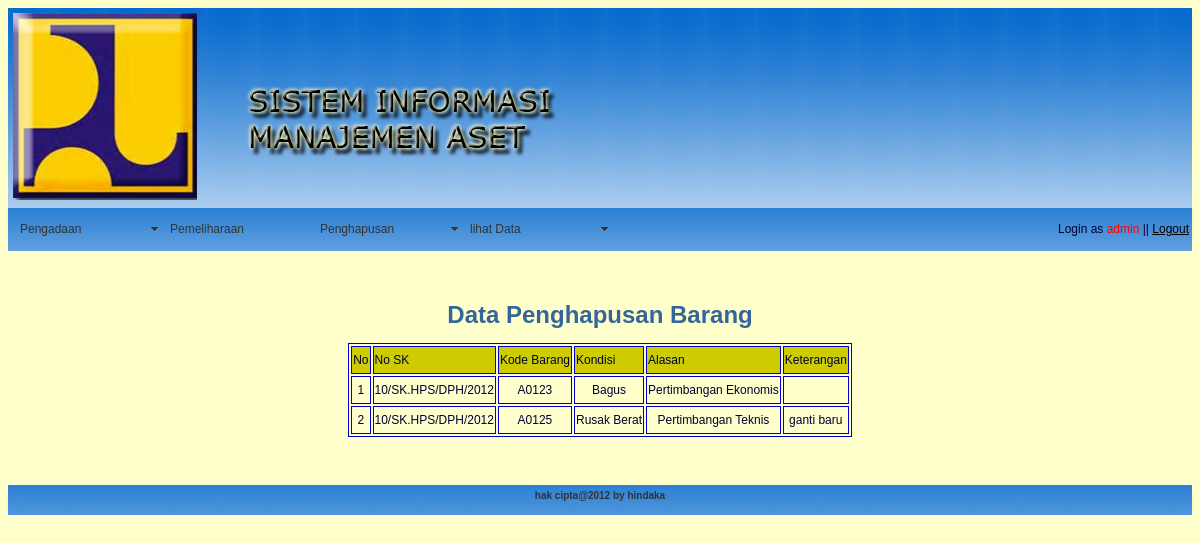
/lihat_pembukuan.php (signed in), run on the app's committed database.
### tables this page shows
CREATE TABLE IF NOT EXISTS `pembukuan` (
  `id_pembukuan` int(11) NOT NULL,
  `no_sk` varchar(30) NOT NULL,
  `kd_brg` varchar(5) NOT NULL,
  `kondisi` varchar(20) NOT NULL,
  `alasan` varchar(50) NOT NULL,
  `keterangan` text,
  PRIMARY KEY (`id_pembukuan`),
  KEY `no_sk` (`no_sk`),
  KEY `kd_brg` (`kd_brg`)
);

### lihat_pembukuan.php (the view, shortened to what this page needs)
<?php
include('procedure.php');
?>
<!DOCTYPE html PUBLIC "-//W3C//DTD XHTML 1.0 Transitional//EN" "http://www.w3.org/TR/xhtml1/DTD/xhtml1-transitional.dtd">
<html xmlns="http://www.w3.org/1999/xhtml">
<head>
<link href="style/Level3_3.css" rel="stylesheet" type="text/css" />
<link href="SpryAssets/SpryMenuBarHorizontal.css" rel="stylesheet" type="text/css">
</head>
<body>
<div class="header">
	<div id="logo">
    	<div id="tulis"></div>
    </div>
</div>
<div class="nav">
    	<table border="0" width="100%">
        	<tr>
           	  <td><?php echo menu_navigasi(); ?></td>
   			  <td align="right">Login as <font color="#FF0000"><?php echo $_SESSION['username']; ?></font> || <a href="logout.php">Logout</a></td>
            </tr>
        </table>
</div>
<div>
    	<div>
        <p>&nbsp;</p>
        <h1 align="center">Data Penghapusan Barang</h1>
         <?php
			$sql="select * from pembukuan order by id_pembukuan";
			$res=mysql_query($sql);
			$banyakrecord=mysql_num_rows($res);
			if($banyakrecord>0){
		?>
        <table border="1" bordercolor="#0000CC" align="center">
        	<tr bgcolor="#CCCC00">
            	<td>No</td>
                <td>No SK</td>
            	<td>Kode Barang</td>
                <td>Kondisi</td>
				<td>Alasan</td>
                <td>Keterangan</td>
            </tr>
            <?php
			 $i=0;
			 while($data=mysql_fetch_array($res)){
				 $i++;
			 ?>
            <tr align="center">
            	<td><?php echo $i; ?></td>
				<td><?php echo $data['no_sk']; ?></td>
            	<td><?php echo $data['kd_brg']; ?></td>
                <td><?php echo $data['kondisi']; ?></td>
                <td><?php echo $data['alasan']; ?></td>
                <td><?php echo $data['keterangan']; ?></td>
            </tr>
            <?php
		 }
		 ?>
        </table>
        <?php
			}
			?>
     <p>&nbsp;</p>
  </div>
</div>
<div class="footer"><?php echo footer(); ?></div>
</body>
</html>

### style/Level3_3.css (style rules this page uses)
body { background-color: #FFFFCC; font-family: Verdana, Arial, Helvetica, sans-serif; font-size: 12px; line-height: 24px; color: #336699; }
td, th { font-family: Verdana, Arial, Helvetica, sans-serif; font-size: 12px; line-height: 24px; color: #003; }
a { font-size: 12px; color: #000; }
.header { font-family: Verdana, Arial, Helvetica, sans-serif; font-size: 20px; color: #FFFF33; height: 200px; width: auto; background-image: url(../image/header.jpg); }
#logo { background-image: url(../image/logo.png); background-repeat: no-repeat; background-position: 5px 5px; height: 200px; width: 200px; }
#tulis { background-image:url(../image/SIMS.png); background-repeat:no-repeat; background-position: 220px 15px; height: 200px; width: 800px; }
.nav { font-family: Verdana, Arial, Helvetica, sans-serif; font-size: 12px; font-weight: normal; height: 43px; width: auto; background-color: #0C0; background-image: url(../image/menu_bar.jpg); }
.footer { font-family: Arial, Helvetica, sans-serif; font-size: 10px; font-weight: bold; line-height: 22px; color: #333333; height: 30px; background-image:url(../image/menu_bar.jpg); }

### data on the page
pembukuan: no_sk "10/SK.HPS/DPH/2012", kd_brg "A0123", kondisi "Bagus", alasan "Pertimbangan Ekonomis"
pembukuan: no_sk "10/SK.HPS/DPH/2012", kd_brg "A0125", kondisi "Rusak Berat", alasan "Pertimbangan Teknis", keterangan "ganti baru"

### other printed values
$_SESSION['username'] "admin"
